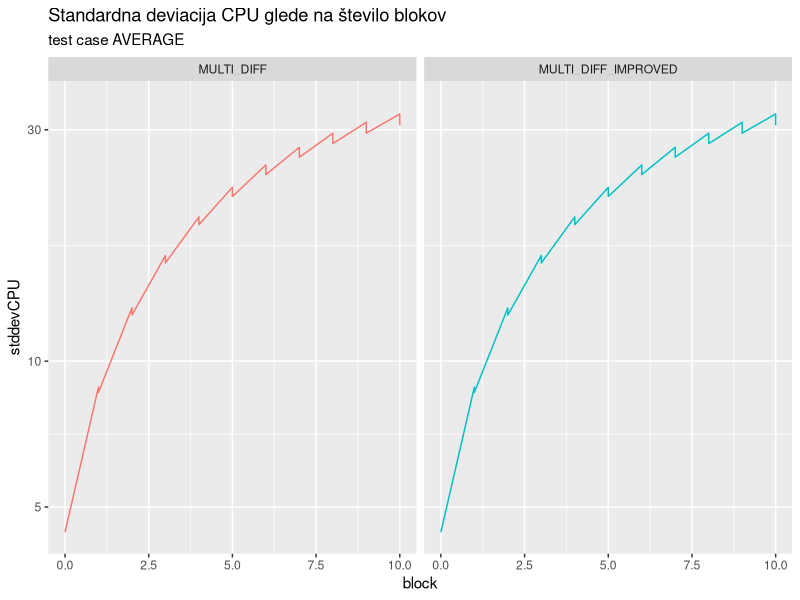

The R source for this figure:
library(tidyverse)

normal <- read.csv('testdata/normal-improved-search/diff-normal.csv')
improved <- read.csv('testdata/normal-improved-search/diff-improved.csv')

# STDDEV ~ BLOCK
normal %>% rbind(improved) %>% 
  {testCase <<- unique(.$testCase); .} %>% 
  ggplot() +
  geom_line(aes(x=block, y=stddevCPU, color=algorithm)) +
  scale_y_continuous(trans='log10') +
  xlim(0, 10) +
  facet_wrap(~algorithm) +
  theme(legend.position="none") +
  labs(title="Standardna deviacija CPU glede na število blokov", subtitle = paste("test case", testCase))